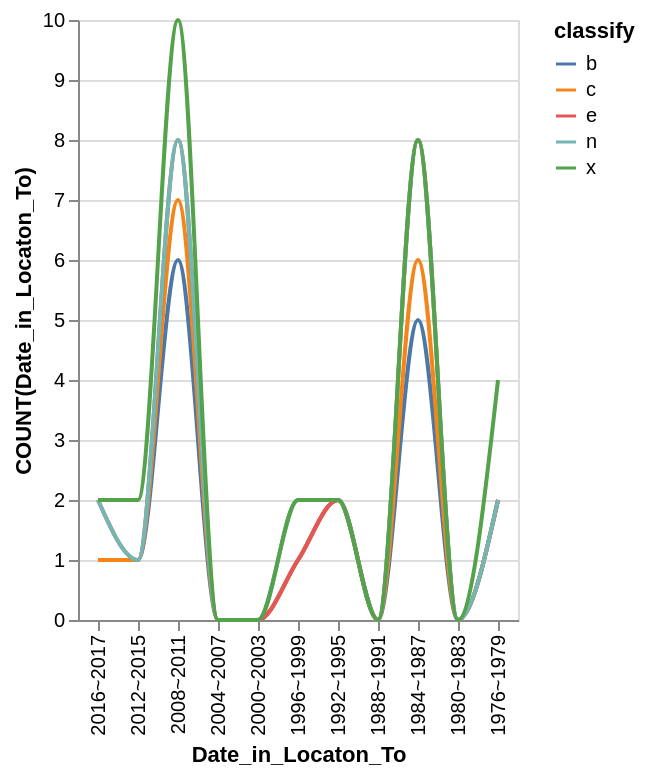

Write the Vega-Lite specification saved for this chart.
### Vega-Lite specification from a JSON file in a GitHub repository (floating-point values rounded to 4 significant figures)
{"data": {"values": [{"x_data": "1976~1979", "y_data": 2, "classify": "b"}, {"x_data": "1980~1983", "y_data": 0, "classify": "b"}, {"x_data": "1984~1987", "y_data": 5, "classify": "b"}, {"x_data": "1988~1991", "y_data": 0, "classify": "b"}, {"x_data": "1992~1995", "y_data": 2, "classify": "b"}, {"x_data": "1996~1999", "y_data": 1, "classify": "b"}, {"x_data": "2000~2003", "y_data": 0, "classify": "b"}, {"x_data": "2004~2007", "y_data": 0, "classify": "b"}, {"x_data": "2008~2011", "y_data": 6, "classify": "b"}, {"x_data": "2012~2015", "y_data": 1, "classify": "b"}, {"x_data": "2016~2017", "y_data": 1, "classify": "b"}, {"x_data": "1976~1979", "y_data": 2, "classify": "c"}, {"x_data": "1980~1983", "y_data": 0, "classify": "c"}, {"x_data": "1984~1987", "y_data": 6, "classify": "c"}, {"x_data": "1988~1991", "y_data": 0, "classify": "c"}, {"x_data": "1992~1995", "y_data": 2, "classify": "c"}, {"x_data": "1996~1999", "y_data": 1, "classify": "c"}, {"x_data": "2000~2003", "y_data": 0, "classify": "c"}, {"x_data": "2004~2007", "y_data": 0, "classify": "c"}, {"x_data": "2008~2011", "y_data": 7, "classify": "c"}, {"x_data": "2012~2015", "y_data": 1, "classify": "c"}, {"x_data": "2016~2017", "y_data": 1, "classify": "c"}, {"x_data": "1976~1979", "y_data": 2, "classify": "e"}, {"x_data": "1980~1983", "y_data": 0, "classify": "e"}, {"x_data": "1984~1987", "y_data": 8, "classify": "e"}, {"x_data": "1988~1991", "y_data": 0, "classify": "e"}, {"x_data": "1992~1995", "y_data": 2, "classify": "e"}, {"x_data": "1996~1999", "y_data": 1, "classify": "e"}, {"x_data": "2000~2003", "y_data": 0, "classify": "e"}, {"x_data": "2004~2007", "y_data": 0, "classify": "e"}, {"x_data": "2008~2011", "y_data": 8, "classify": "e"}, {"x_data": "2012~2015", "y_data": 1, "classify": "e"}, {"x_data": "2016~2017", "y_data": 2, "classify": "e"}, {"x_data": "1976~1979", "y_data": 2, "classify": "n"}, {"x_data": "1980~1983", "y_data": 0, "classify": "n"}, {"x_data": "1984~1987", "y_data": 8, "classify": "n"}, {"x_data": "1988~1991", "y_data": 0, "classify": "n"}, {"x_data": "1992~1995", "y_data": 2, "classify": "n"}, {"x_data": "1996~1999", "y_data": 2, "classify": "n"}, {"x_data": "2000~2003", "y_data": 0, "classify": "n"}, {"x_data": "2004~2007", "y_data": 0, "classify": "n"}, {"x_data": "2008~2011", "y_data": 8, "classify": "n"}, {"x_data": "2012~2015", "y_data": 1, "classify": "n"}, {"x_data": "2016~2017", "y_data": 2, "classify": "n"}, {"x_data": "1976~1979", "y_data": 4, "classify": "x"}, {"x_data": "1980~1983", "y_data": 0, "classify": "x"}, {"x_data": "1984~1987", "y_data": 8, "classify": "x"}, {"x_data": "1988~1991", "y_data": 0, "classify": "x"}, {"x_data": "1992~1995", "y_data": 2, "classify": "x"}, {"x_data": "1996~1999", "y_data": 2, "classify": "x"}, {"x_data": "2000~2003", "y_data": 0, "classify": "x"}, {"x_data": "2004~2007", "y_data": 0, "classify": "x"}, {"x_data": "2008~2011", "y_data": 10, "classify": "x"}, {"x_data": "2012~2015", "y_data": 2, "classify": "x"}, {"x_data": "2016~2017", "y_data": 2, "classify": "x"}]}, "mark": {"type": "line", "interpolate": "monotone"}, "encoding": {"x": {"field": "x_data", "type": "nominal", "title": "Date_in_Locaton_To", "sort": "descending"}, "y": {"field": "y_data", "type": "quantitative", "title": "COUNT(Date_in_Locaton_To)"}, "color": {"field": "classify"}}}
